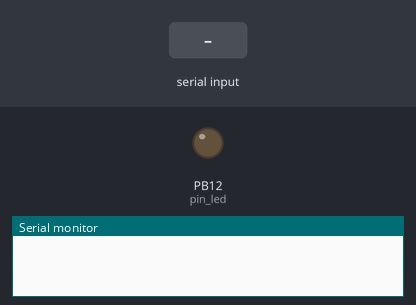
This sketch was run on a simulated STM32 Blue Pill. Shown: output pins drawn as LEDs (lit = HIGH), the last lines printed to the serial monitor. Dashed ring = blinking. The inputs (shaded band) are chosen by the test bench.

Above: at 0.15 s.
At 1.2 s:
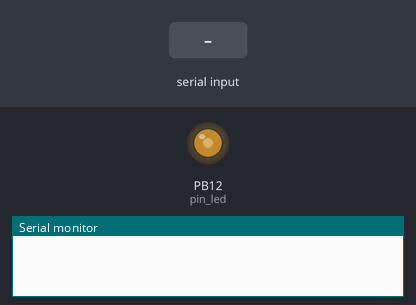
1.3 s: "2" received over the second serial link
At 2.0 s:
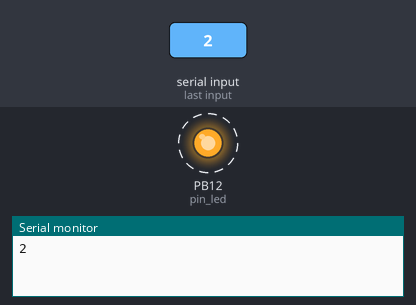
Timing chart, 0 to 10.3 s (numbered marks = the images above; inputs shaded):
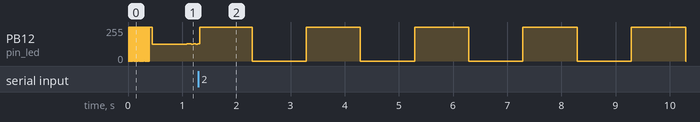

The sketch:

2598_Coremaker01.ino
```cpp
/* I/O Pin 選擇使用 PB12 */
#define pin_led PB12
/*間隔 1000ms / 1秒*/
long interval = 10;
int ledState = LOW; // LED I/O 狀態
unsigned long previousMillis = 0;

void setup() {
  Serial.begin(9600);
  Serial3.begin(115200);
  pinMode(pin_led,OUTPUT);
}

void loop() {
  // read from port 3, send to port 0:
  if (Serial3.available()) {
    char c = Serial3.read();
    Serial.print(c);
	if (c=='1'){
		interval = 250;
	} else if (c=='2'){
		interval = 1000;
	}
  }
  unsigned long currentMillis = millis();
  if(currentMillis - previousMillis >= interval ){
    previousMillis = currentMillis;
    ledState == LOW ? ledState = HIGH : ledState = LOW;

     digitalWrite(pin_led,ledState);
  }
}
```

Measured:
- by itself, PB12 (pin_led): alternates 255/255 for 1.0 s and 0/255 for 1.0 s
